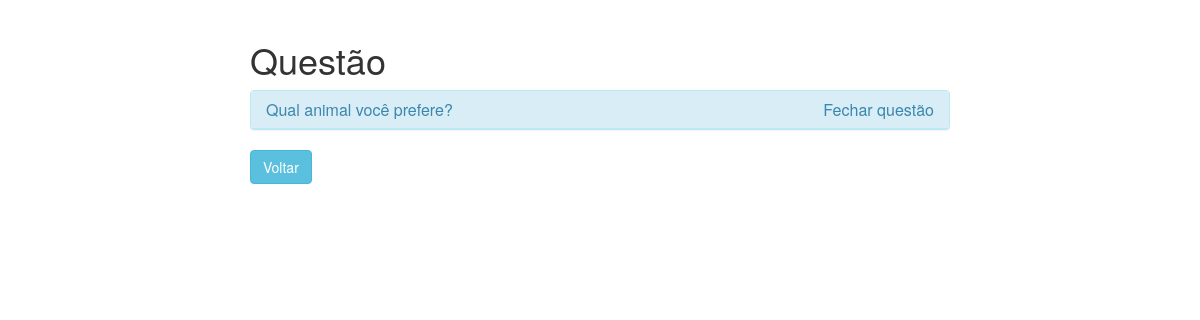
/question/2/manage, run on an earlier commit of the app's database.
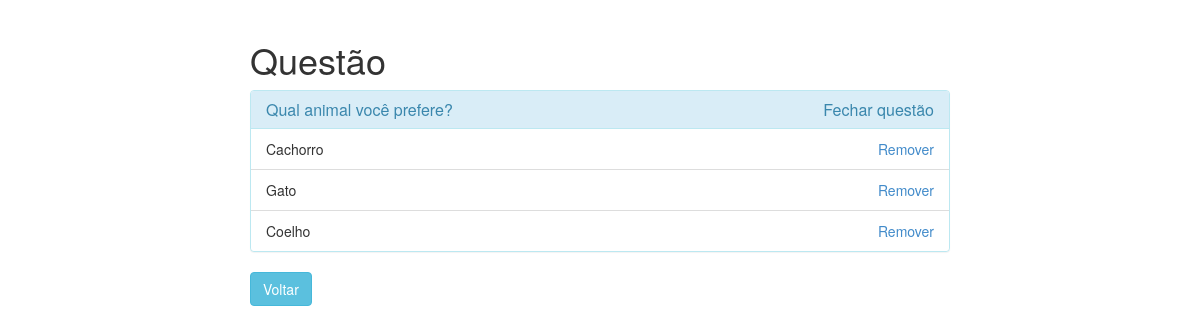
And on a later commit of the database.
### polls/models.py (models this page shows, shortened)
class Choice(models.Model):
    question = models.ForeignKey(Question, on_delete=models.CASCADE, related_name='choices')
    choice_text = models.CharField(max_length=240)
    votes = models.IntegerField(default=0)
    def __init__(self, *args, **kwargs):
        super().__init__(*args, **kwargs)

### polls/views.py (the view)
# urls.py: url(r'^question/(?P<question_id>\d+)/manage$', views.manage, name='manage'),
def manage(request, question_id):
    question = Question.objects.get(id=question_id)
    choices = Choice.objects.filter(question=question)
    return render(request, 'manage.html', {'question': question, 'choices': choices})

### polls/templates/manage.html (shortened to what this page needs)
{% extends 'base.html' %}
{% block body %}
    <h1>Questão</h1>
    <div class="panel panel-info">
        <div class="panel-heading">
            <h3 class="panel-title">
                {{ question.question_text }}
                <a href="{% url 'mudar_status' question.id %}" class="pull-right confirmation" role="button">
                    {% if question.closed %}
                        Abrir questão
                    {% else %}
                        Fechar questão
                    {% endif %}
                </a>
            </h3>
        </div>
        <ul class="list-group">
            {% for choice in choices %}
                <li class="list-group-item">
                    {{ choice.choice_text }}
                    <a href="{% url 'remove' choice.id %}" class="confirmation pull-right">Remover</a>
                </li>
            {% endfor %}
        </ul>
    </div>
    <a href="{% url 'index' %}" class="btn btn-info" role="button">Voltar</a>
{% endblock %}

What changed in the data, as far as the page shows it:
added Choice: choice_text "Cachorro"
added Choice: choice_text "Gato"
added Choice: choice_text "Coelho"
